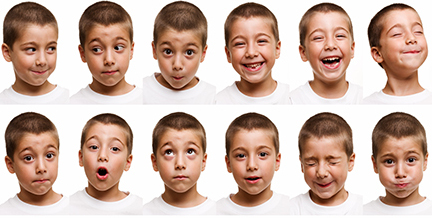
#> input picture modulo2/sesion1/Codigo/test1.jpg, 432 x 218 px
$ python detect_demo.py test1.jpg
#> lines starting #> are read from the running program, lines starting #| are printed output that depends on the picture
#> further down, img_color is the input picture: shape (218, 432, 3); mean B, G, R 165.7, 178.1, 204.2
import cv2
import sys
import time

#PIVC (Procesado de Imagen y Visión por Computador)
#Modulo 2-Practica 1 - Detector Viola & Jones

#Funcion para pintar los bounding boxes detectados
def draw_rects(img, rects, color):
    for x1, y1, x2, y2 in rects:
        cv2.rectangle(img, (x1, y1), (x2, y2), color, 2)


def detector(img_color):
    print(">>> Cargando imagen...")
    #Tratamos la imagen
    img_gray = cv2.cvtColor(img_color, cv2.COLOR_RGB2GRAY)
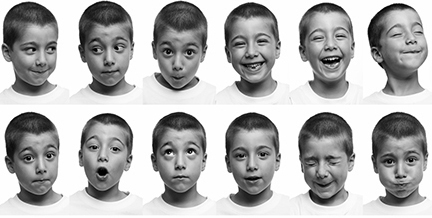
#> img_gray: shape (218, 432); min 0, max 255, mean 177.4
    img_gray = cv2.equalizeHist(img_gray)
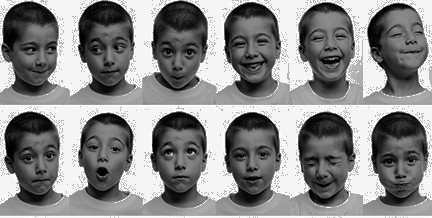
#> img_gray: shape (218, 432); min 0, max 255, mean 136.1
    print(img_gray.shape)
#| (218, 432)

    # Carga del modelo de deteccion (previamente entrenado)
    cascade_fn = 'haarcascades/haarcascade_frontalface_alt.xml'
    cascade = cv2.CascadeClassifier(cascade_fn)


    #Llamada al detector

    print(">>> Detectando caras...")

    rects =  cascade.detectMultiScale(
    img_gray,
    scaleFactor=1.05,
    minNeighbors=10,
    minSize=(5, 5),
    flags = cv2.CASCADE_SCALE_IMAGE
    )
#> rects = [[14, 27, 55, 55], [303, 14, 55, 55], [296, 140, 54, 54], [224, 19, 58, 58], [77, 126, 55, 55], [224, 131, 58, 58], [12, 134, 57, 57], [148, 28, 62, 62], [153, 130, 56, 56], [374, 139, 54, 54], [80, 24, 59, 59]]

    if len(rects) == 0:
        return img_color
    print(rects)
#| [[ 14  27  55  55]
#|  [303  14  55  55]
#|  [296 140  54  54]
#|  [224  19  58  58]
#|  [ 77 126  55  55]
#|  [224 131  58  58]
#|  [ 12 134  57  57]
#|  [148  28  62  62]
#|  [153 130  56  56]
#|  [374 139  54  54]
#|  [ 80  24  59  59]]
    rects[:, 2:] += rects[:, :2]


    img_out = img_color.copy()
    draw_rects(img_out, rects, (0, 255, 0))
#> the loop in draw_rects, `for x1, y1, x2, y2 in rects:` made 11 passes
#> (x1, y1, x2, y2) on passes 1 to 11: (14, 27, 69, 82), (303, 14, 358, 69), (296, 140, 350, 194), (224, 19, 282, 77), (77, 126, 132, 181), (224, 131, 282, 189), (12, 134, 69, 191), (148, 28, 210, 90), (153, 130, 209, 186), (374, 139, 428, 193), (80, 24, 139, 83)
#> after the loop in draw_rects, `for x1, y1, x2, y2 in rects:`:
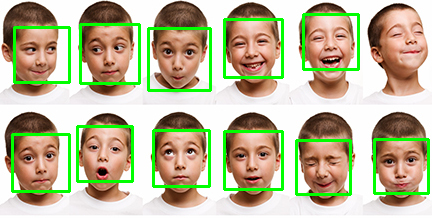
#> img: shape (218, 432, 3); mean B, G, R 152.1, 183.6, 187.9
    return img_out

start_time = time.time()
img_color=cv2.imread(sys.argv[1])
if img_color is None:
    print('Imagen no encontrada\n')
    sys.exit()


img_out = detector(img_color)
cv2.imwrite('resultado_deteccion.jpg', img_out)
height, width = img_out.shape[:2]
#> height = 218; width = 432
resized = cv2.resize(img_out, (int(width/2), int(height/2)), interpolation = cv2.INTER_CUBIC)
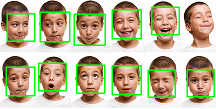
#> resized: shape (109, 216, 3); mean B, G, R 152.3, 183.2, 188.2
print("--- %s seconds ---" % (time.time() - start_time))
#Visualizar caras detectadas
cv2.imshow('Caras detectadas',img_out)
cv2.waitKey(0)
cv2.destroyAllWindows()

$ run again, on modulo2/sesion1/Codigo/test3.jpg
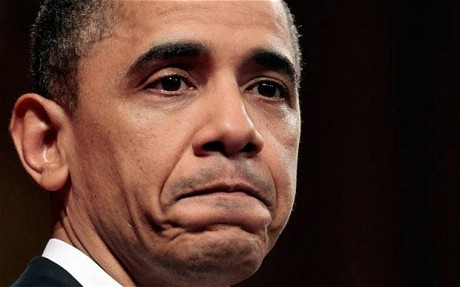
#> input picture modulo2/sesion1/Codigo/test3.jpg, 460 x 287 px
#> img_color is the input picture: shape (287, 460, 3); mean B, G, R 45.4, 55.6, 84.2
#> in detector, `img_gray = cv2.equalizeHist(img_gray)`:
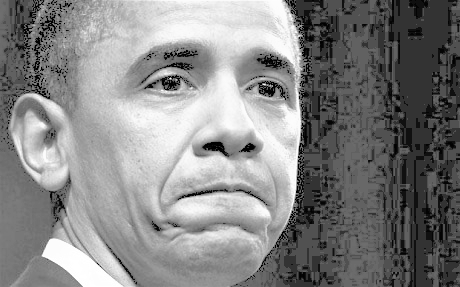
#> img_gray: shape (287, 460); min 0, max 255, mean 132.6
#| (287, 460)
#> rects = [[117, 4, 219, 219]]
#| [[117   4 219 219]]
#> the loop in draw_rects, `for x1, y1, x2, y2 in rects:` made 1 pass
#> (x1, y1, x2, y2) on pass 1: (117, 4, 336, 223)
#> `resized = cv2.resize(img_out, (int(width/2), int(height/2)), interpola..`:
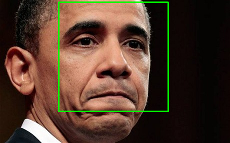
#> resized: shape (143, 230, 3); mean B, G, R 44.5, 59.1, 82.3
